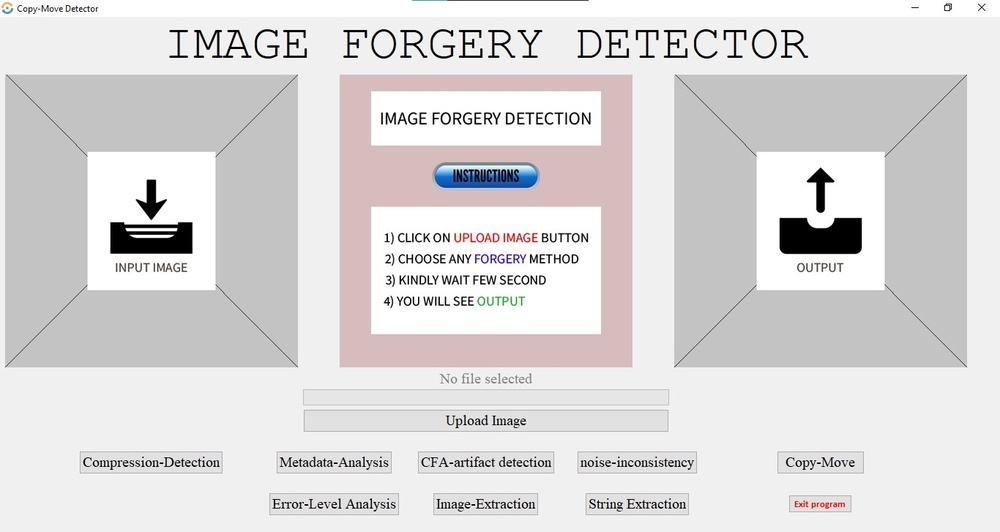
#> input picture Screenshot/1.jpg, 1000 x 532 px, shrunk from 1366 x 727 before the run, found by its file name
$ python encode_image.py
#> lines starting #> are read from the running program, lines starting #| are printed output that depends on the picture
import cv2


# Encryption function
def encrypt():

    # img1 and img2 are the
    # two input images
    img1 = cv2.imread('1.jpg',0)
#> img1: shape (532, 1000); min 0, max 255, mean 218.4

    img2 = cv2.imread('2.jpg',0)
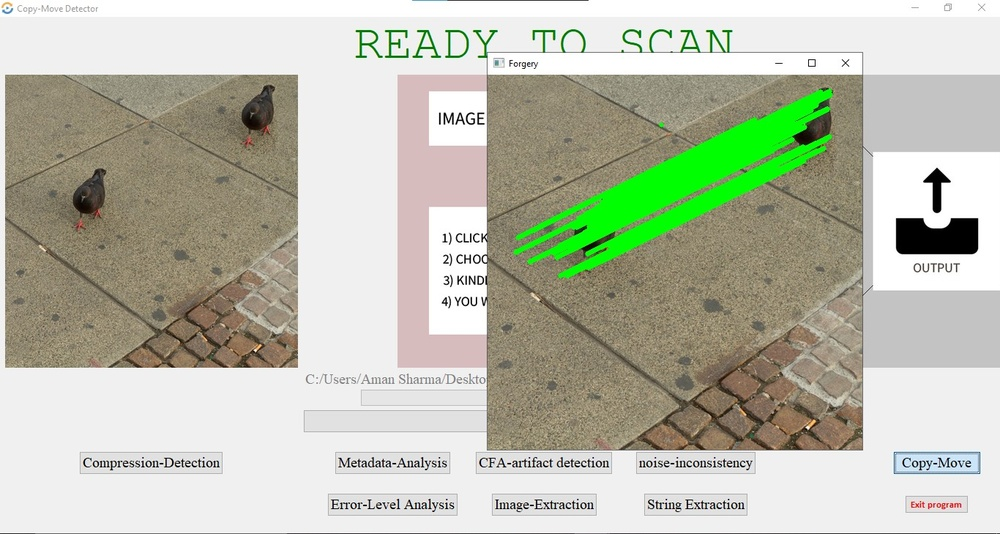
#> input picture Screenshot/2.jpg, 1000 x 534 px, shrunk from 1366 x 729 before the run, found by its file name
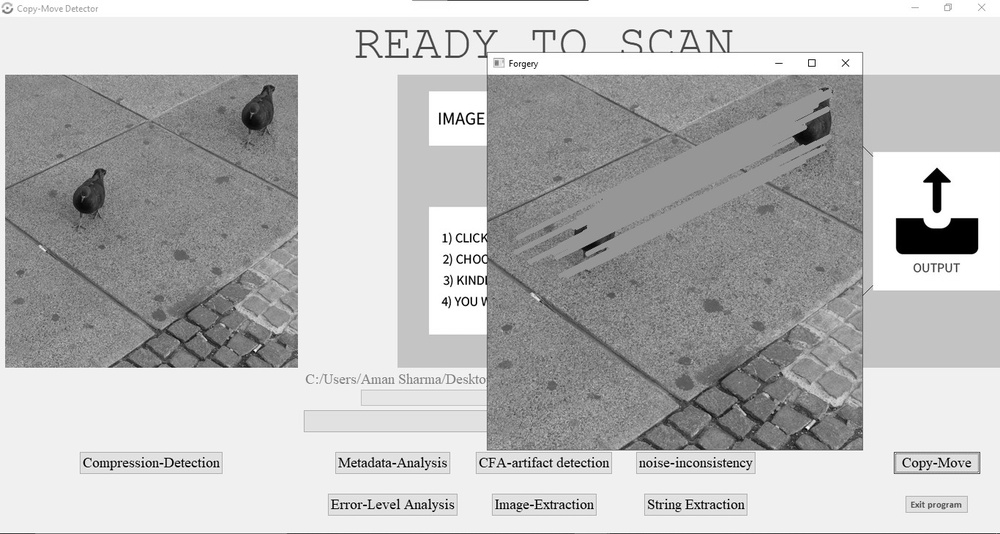
#> img2: shape (534, 1000); min 0, max 255, mean 187.2
    print(img1)
#> (printed output is left out)
    print(img2)
#> (printed output is left out)

    for i in range(img2.shape[0]):
        for j in range(img2.shape[1]):
            for l in range(3):

                # v1 and v2 are 8-bit pixel values
                # of img1 and img2 respectively
                v1 = format(img1[i][j][l], '08b')
                v2 = format(img2[i][j][l], '08b')

                # Taking 4 MSBs of each image
                v3 = v1[:4] + v2[:4]

                img1[i][j][l] = int(v3, 2)

    cv2.imwrite('3.png', img1)


#> (the run stopped early here; a loop or call above may not have finished)
